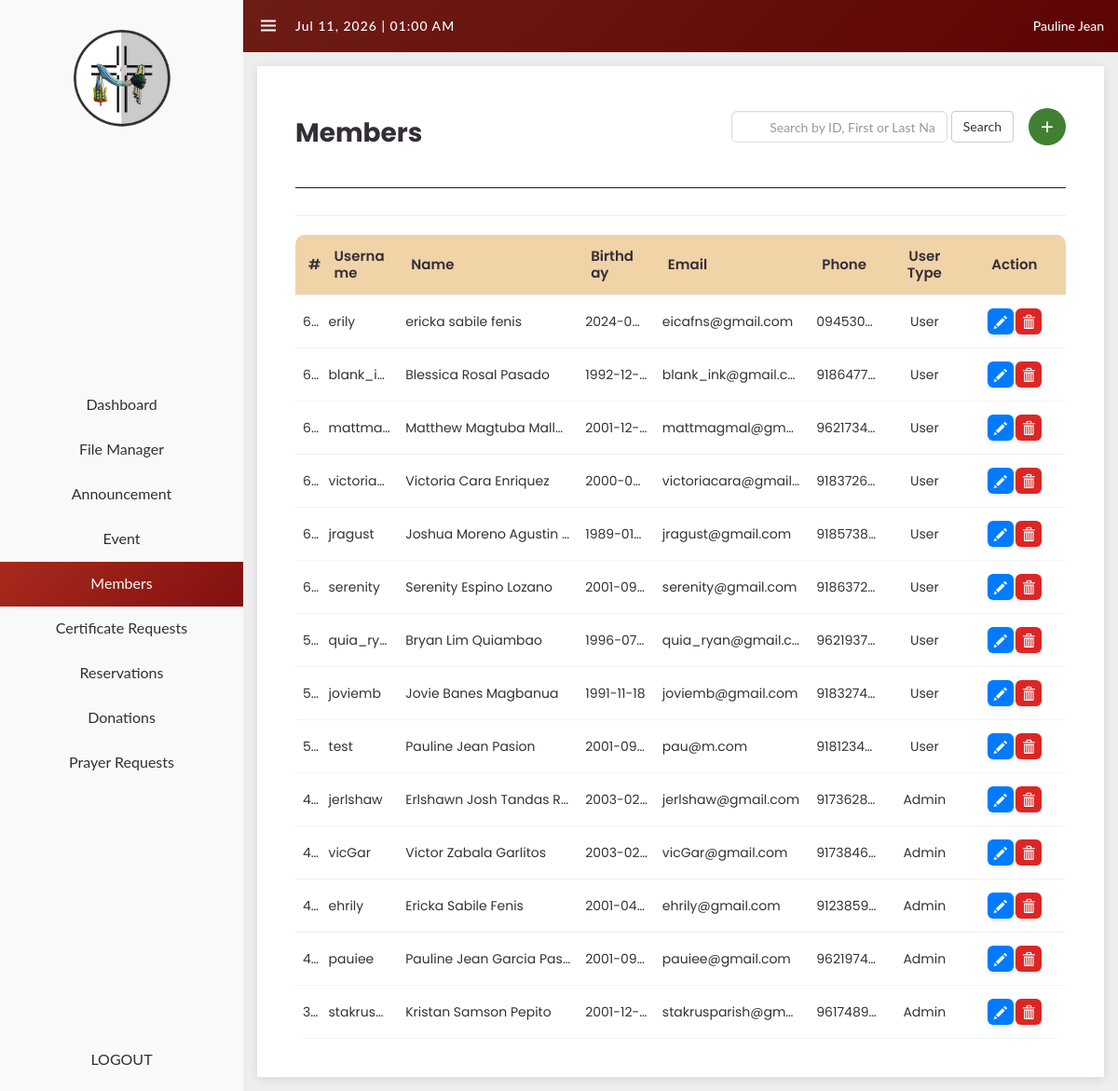
The app's page /private/stk/members.php (signed in) with its own data.
### tables this page shows
CREATE TABLE `users` (
  `user_id` int(11) NOT NULL,
  `user_type` enum('User','Admin') NOT NULL DEFAULT 'User',
  `created_at` timestamp NOT NULL DEFAULT current_timestamp(),
  `username` varchar(50) DEFAULT NULL,
  `password` varchar(255) DEFAULT NULL,
  `givenname` varchar(50) DEFAULT NULL,
  `middlename` varchar(50) DEFAULT NULL,
  `lastname` varchar(50) DEFAULT NULL,
  `gender` varchar(7) DEFAULT NULL,
  `suffix` varchar(10) DEFAULT NULL,
  `full_name` varchar(300) DEFAULT NULL,
  `email` varchar(100) DEFAULT NULL,
  `contact` varchar(20) DEFAULT NULL,
  `birthday` date DEFAULT NULL,
  `photo` varchar(300) DEFAULT NULL
);

### private/stk/members.php (the view, shortened to what this page needs)
<?php
require_once 'connection.php';
$admin_name = !empty($_SESSION['givenname']) ? $_SESSION['givenname'] : $_SESSION['username'];
?>
<!DOCTYPE html>
<html lang="en">
<head>
<link href="https://maxcdn.bootstrapcdn.com/bootstrap/3.3.0/css/bootstrap.min.css" rel="stylesheet" />
<link href='https://unpkg.com/boxicons@2.0.9/css/boxicons.min.css' rel='stylesheet'>
<link href='../../stylesheets/private/navbar.css' rel='stylesheet'>
<link href='../../stylesheets/private/members.css' rel='stylesheet'>
</head>
<body>
<section id="sidebar" <?php if ($hideSidebar) echo 'class="hide"'; ?>>
    <a href="#" class="label">
        <img src="../santa krus logo.png" alt="Logo" class="logo" />
    </a>
    <ul class="side-menu top">
            <li><a href="../dashboard.php"><span class="text">Dashboard</span></a></li>
            <li><a href="filemanager.php"><span class="text">File Manager</span></a></li>
            <li><a href="announcement.php"><span class="text">Announcement</span></a></li>
            <li><a href="../event.php"><span class="text">Event</span></a></li>
            <li class="active"><a href="members.php"><span class="text">Members</span></a></li>
            <li><a href="../sacraments/certificate_req/certificate_request.php"><span class="text">Certificate Requests</span></a></li>
            <li><a href="../sacraments/sacrament_dashboard.php"><span class="text">Reservations</span></a></li>
            <li><a href="../donations.php" data-section="dashboard"><span class="text">Donations</span></a></li>
            <li><a href="../prayer_admin.php"><span class="text">Prayer Requests</span></a></li>
        </ul>
        <ul class="side-menu">
            <li><a href="../logout.php" class="logout"><span class="text">LOGOUT</span></a></li>
        </ul>
</section>
<section id="content">
<nav>
<i class='bx bx-menu'></i>
<div id="datetime"></div>
<ul>
    <li class="li-dropdown">
      <a href="#"><span class="greeting"><?php echo htmlspecialchars($admin_name); ?></span></a>
  </li>
</ul>
</nav>
<div class="main-content">
<div class="page-header">
<h1>Members</h1>
<div class="reservations-controls">
<div class="search-box">
<form method="POST" action="" class="form-inline">
  <input type="text" name="search" placeholder="Search by ID, First or Last Name"
         class="form-control"
         value="<?php echo isset($_POST['search']) ? htmlspecialchars($_POST['search']) : ''; ?>" />
  <button type="submit" class="btn btn-default">Search</button>
</form>
</div>
<a href="insert.php">
    <button class="add-btn" id="addReservationBtn">
    <i class='bx bx-plus'></i>
    </button>
</a>
</div>
<hr class="divider">
</div>
<div class="sacraments-table-container">
  <table class="sacraments-table">
    <thead>
      <tr>
        <th>#</th>
        <th>Username</th>
        <th>Name</th>
        <th>Birthday</th>
        <th>Email</th>
        <th>Phone</th>
        <th>User Type</th>
        <th class="action-column">Action</th>
      </tr>
    </thead>
    <tbody>
    <?php
    $searchSQL = "";
    $params = [];
    try {
        $sql = "SELECT * FROM users" . $searchSQL . " ORDER BY user_id DESC";
        $query = $dbh->prepare($sql);
        $query->execute($params);
        $results = $query->fetchAll(PDO::FETCH_OBJ);
        if ($query->rowCount() > 0) {
            foreach ($results as $result) {
    ?>
        <tr>
            <td><?= htmlentities($result->user_id); ?></td>
            <td><?= htmlentities($result->username); ?></td>
            <td>
                <?= htmlentities($result->givenname); ?>
                <?= htmlentities($result->middlename); ?>
                <?= htmlentities($result->lastname); ?>
            </td>
            <td><?= htmlentities($result->birthday); ?></td>
            <td><?= htmlentities($result->email); ?></td>
            <td><?= htmlentities($result->contact); ?></td>
            <td><?= htmlentities($result->user_type); ?></td>
            <td class="action-column">
                <div class="action-buttons">
                    <a href="update.php?user_id=<?= $result->user_id; ?>" class="btn-edit" title="Edit">
                        <i class="glyphicon glyphicon-pencil"></i>
                    </a>
                    <a href="members.php?del=<?= $result->user_id; ?>"
                       onclick="return confirm('Are you sure you want to delete this user?')"
                       class="btn-delete"
                       title="Delete">
                        <i class="glyphicon glyphicon-trash"></i>
                    </a>
                </div>
            </td>
        </tr>
    <?php
            }
        } else {
            echo '<tr><td colspan="8">No users found.</td></tr>';
        }
    } catch (PDOException $e) {
        echo "<tr><td colspan='8'>Error: " . $e->getMessage() . "</td></tr>";
    }
    ?>
    </tbody>
  </table>
</div>
    </section>
</body>
</html>

### stylesheets/private/navbar.css (style rules this page uses)
* { margin: 0; padding: 0; box-sizing: border-box; }
.divider { border-top: 1px solid #1d1d1d; width: 100%; }
a { text-decoration: none; }
li { list-style: none; }
:root { --poppins: 'Poppins', sans-serif; --lato: 'Lato', sans-serif; --light: #F9F9F9; --blue: #3C91E6; --light-blue: #4c8ec8; --grey: #eee; --dark-grey: #AAAAAA; --dark: #342E37; --red: #DB504A; --green: #418033; --success: #16a34a; --warning: #f59e0b; --danger: #dc2626; }
html, body { height: 100%; overflow-x: hidden; }
body { background: var(--grey); font-family: var(--lato); }
#sidebar { position: fixed; top: 0; left: 0; width: 261px; height: 100%; background: var(--light); z-index: 2000; transition: .3s ease; display: flex; flex-direction: column; justify-content: space-between; padding: 0; }
#sidebar .label { height: 150px; display: flex; align-items: center; justify-content: center; padding-top: 20px; }
#sidebar .label .logo { width: 100%; height: 100%; object-fit: contain; }
#sidebar .side-menu { width: 100%; }
#sidebar .side-menu li { height: 48px; }
#sidebar .side-menu li a { display: flex; align-items: center; justify-content: center; height: 100%; font-size: 16px; color: var(--dark); text-decoration: none; }
#sidebar .side-menu li.active { background: var(--grey); }
#content { position: relative; width: calc(100% - 261px); left: 261px; transition: .3s ease; min-width: 0; }
#content nav { height: 56px; background: linear-gradient(135deg, #6e1d15, #5d0404); padding: 0 15px; display: flex; align-items: center; justify-content: space-between; grid-gap: 16px; position: sticky; top: 0; z-index: 1000; }
#content nav .bx { font-size: 24px; color: white; cursor: pointer; }
#content nav #datetime { color: white; font-size: 14px; font-weight: 500; letter-spacing: 1px; margin-left: 1px; flex-grow: 1; }
.greeting { color: var(--light); font-weight: 500; }
.li-dropdown { position: relative; margin-top: 10px; }
#sidebar .side-menu li.active a, #sidebar .side-menu li.active a:hover { background: linear-gradient(135deg, #a82a1d, #821010); color: var(--light); }
.main-content { background: white; padding: 41px; box-shadow: 0 2px 10px rgba(0, 0, 0, 0.1); margin: 15px; }
.main-content h1 { font-family: var(--poppins); font-size: 28px; font-weight: 700; color: var(--dark); margin-bottom: 16px; }
.page-header { display: flex; justify-content: space-between; align-items: center; flex-wrap: wrap; gap: 16px; margin-top: -4px; }
.page-header h1 { font-size: 28px; font-weight: 700; margin-bottom: 6px }

### records on screen
users: username "erily", givenname "ericka", middlename "sabile", lastname "fenis", birthday "2024-0…", email "eicafns@gmail.com", contact "094530…", user_type "User"
users: username "blank_ink", givenname "Blessica", middlename "Rosal", lastname "Pasado", birthday "1992-12-…", email "blank_ink@gmail.c…", contact "9186477…", user_type "User"
users: username "mattma…", givenname "Matthew", middlename "Magtuba", lastname "Mall…", birthday "2001-12-…", email "mattmagmal@gm…", contact "9621734…", user_type "User"
users: username "victoria…", givenname "Victoria", middlename "Cara", lastname "Enriquez", birthday "2000-0…", email "victoriacara@gmail…", contact "9183726…", user_type "User"
users: username "jragust", givenname "Joshua", middlename "Moreno", lastname "Agustin", birthday "1989-01…", email "jragust@gmail.com", contact "9185738…", user_type "User"
users: username "serenity", givenname "Serenity", middlename "Espino", lastname "Lozano", birthday "2001-09…", email "serenity@gmail.com", contact "9186372…", user_type "User"
users: username "quia_ry…", givenname "Bryan", middlename "Lim", lastname "Quiambao", birthday "1996-07…", email "quia_ryan@gmail.c…", contact "9621937…", user_type "User"
users: username "joviemb", givenname "Jovie", middlename "Banes", lastname "Magbanua", birthday "1991-11-18", email "joviemb@gmail.com", contact "9183274…", user_type "User"
users: username "test", givenname "Pauline", middlename "Jean", lastname "Pasion", birthday "2001-09…", email "pau@m.com", contact "9181234…", user_type "User"
users: username "jerlshaw", givenname "Erlshawn Josh", middlename "Tandas", lastname "R…", birthday "2003-02…", email "jerlshaw@gmail.com", contact "9173628…", user_type "Admin"
users: username "vicGar", givenname "Victor", middlename "Zabala", lastname "Garlitos", birthday "2003-02…", email "vicGar@gmail.com", contact "9173846…", user_type "Admin"
users: username "ehrily", givenname "Ericka", middlename "Sabile", lastname "Fenis", birthday "2001-04…", email "ehrily@gmail.com", contact "9123859…", user_type "Admin"
users: username "pauiee", givenname "Pauline Jean", middlename "Garcia", lastname "Pas…", birthday "2001-09…", email "pauiee@gmail.com", contact "9621974…", user_type "Admin"
users: username "stakrus…", givenname "Kristan", middlename "Samson", lastname "Pepito", birthday "2001-12-…", email "stakrusparish@gm…", contact "9617489…", user_type "Admin"

### other values on screen
$admin_name "Pauline Jean"
